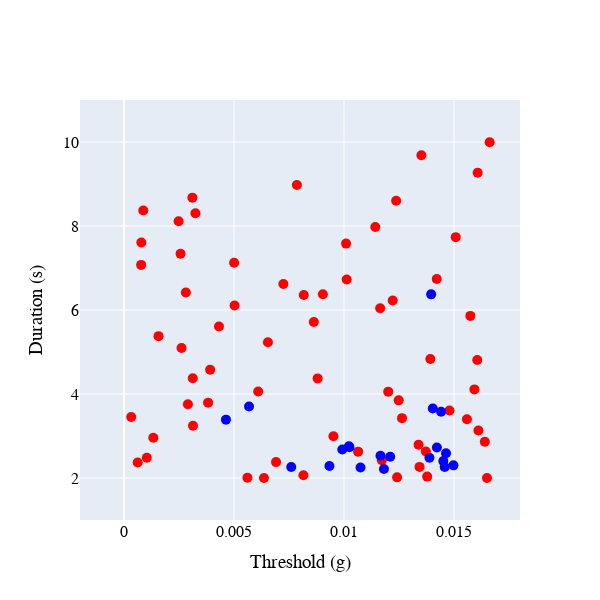

This figure's notebook cell:
### Code cell
import plotly.graph_objects as go

# Font customization variables - modify as desired
font_family = "Times New Roman"
font_size = 16          # Font size
font_color = "black"    # Font color

# Create figure object
fig = go.Figure()

# Add first dataset R_PRE (red) using the same approach for both datasets
fig.add_trace(go.Scatter(
    x=R_PRE[:, 0],       # x-axis: threshold (first column)
    y=R_PRE[:, 1],       # y-axis: duration (second column)
    mode='markers',      # markers only
    marker=dict(
        size=10,         # marker size
        color='red'      # red color
    ),
    name='R_PRE'
))

# Add second dataset R_ONB (blue) using the same approach for both datasets
fig.add_trace(go.Scatter(
    x=R_ONB[:, 0],       # x-axis: threshold (first column)
    y=R_ONB[:, 1],       # y-axis: duration (second column)
    mode='markers',      # markers only
    marker=dict(
        size=10,         # marker size
        color='blue'     # blue color
    ),
    name='R_ONB'
))

# Update overall layout: set font, square canvas, axis labels, and cancel legend display
fig.update_layout(
    font=dict(
        family=font_family,
        size=font_size,
        color=font_color
    ),
    width=600,
    height=600,
    showlegend=False,          # Cancel legend display
    xaxis_title="Threshold (g)",   # x-axis label with unit g
    yaxis_title="Duration (s)"       # y-axis label with unit s
)

# Update x-axis range and tick font
fig.update_xaxes(
    range=[-0.002, 0.018],
    tickfont=dict(family=font_family, size=font_size, color=font_color)
)

# Update y-axis range and tick font
fig.update_yaxes(
    range=[1, 11],
    tickfont=dict(family=font_family, size=font_size, color=font_color)
)

# Show plot
fig.show()

### Figure 1 — Plotly figure (JSON) as saved in the notebook; plotly's stock layout.template omitted (floating-point values rounded to 4 significant figures)
{"data": [{"marker": {"color": "red", "size": 10}, "mode": "markers", "name": "R_PRE", "type": "scatter", "x": [0.01392, 0.002615, 0.01164, 0.005005, 0.003915, 0.007245, 0.005027, 0.006542, 0.01352, 0.01422, 0.01479, 0.007859, 0.009039, 0.01606, 0.01012, 0.01172, 0.002483, 0.01611, 0.008156, 0.01201, 0.01339, 0.01009, 0.003247, 0.0003259, 0.01662, 0.008628, 0.01064, 0.01593, 0.003108, 0.01508, 0.01608, 0.01378, 0.009519, 0.0006199, 0.002905, 0.004317, 0.002571, 0.01241, 0.008802, 0.00561, 0.003137, 0.01221, 0.01237, 0.01372, 0.001036, 0.003822, 0.002812, 0.000778, 0.01574, 0.0164, 0.003126, 0.01142, 0.001569, 0.0165, 0.001332, 0.01343, 0.006911, 0.0007893, 0.01559, 0.0008758, 0.01249, 0.006099, 0.006362, 0.008171, 0.01264], "y": [4.832, 5.094, 6.041, 7.123, 4.575, 6.619, 6.108, 5.23, 9.683, 6.736, 3.606, 8.977, 6.376, 4.809, 6.725, 2.425, 8.112, 3.132, 2.064, 4.056, 2.79, 7.58, 8.304, 3.451, 9.996, 5.712, 2.627, 4.109, 8.675, 7.735, 9.266, 2.033, 2.992, 2.367, 3.754, 5.607, 7.339, 2.016, 4.371, 2.005, 3.243, 6.225, 8.603, 2.631, 2.482, 3.795, 6.415, 7.074, 5.86, 2.861, 4.377, 7.978, 5.378, 2.001, 2.958, 2.264, 2.378, 7.606, 3.399, 8.367, 3.848, 4.059, 2.001, 6.356, 3.426]}, {"marker": {"color": "blue", "size": 10}, "mode": "markers", "name": "R_ONB", "type": "scatter", "x": [0.01422, 0.01388, 0.01025, 0.01498, 0.01452, 0.007602, 0.01441, 0.004634, 0.009923, 0.01075, 0.0121, 0.01022, 0.01458, 0.009338, 0.01404, 0.005684, 0.01464, 0.01166, 0.01396, 0.01182], "y": [2.726, 2.484, 2.731, 2.301, 2.403, 2.264, 3.578, 3.39, 2.68, 2.251, 2.508, 2.758, 2.263, 2.284, 3.656, 3.701, 2.587, 2.53, 6.372, 2.212]}], "layout": {"font": {"color": "black", "family": "Times New Roman", "size": 16}, "height": 600, "showlegend": false, "width": 600, "xaxis": {"range": [-0.002, 0.018], "tickfont": {"color": "black", "family": "Times New Roman", "size": 16}, "title": {"text": "Threshold (g)"}}, "yaxis": {"range": [1, 11], "tickfont": {"color": "black", "family": "Times New Roman", "size": 16}, "title": {"text": "Duration (s)"}}}}
